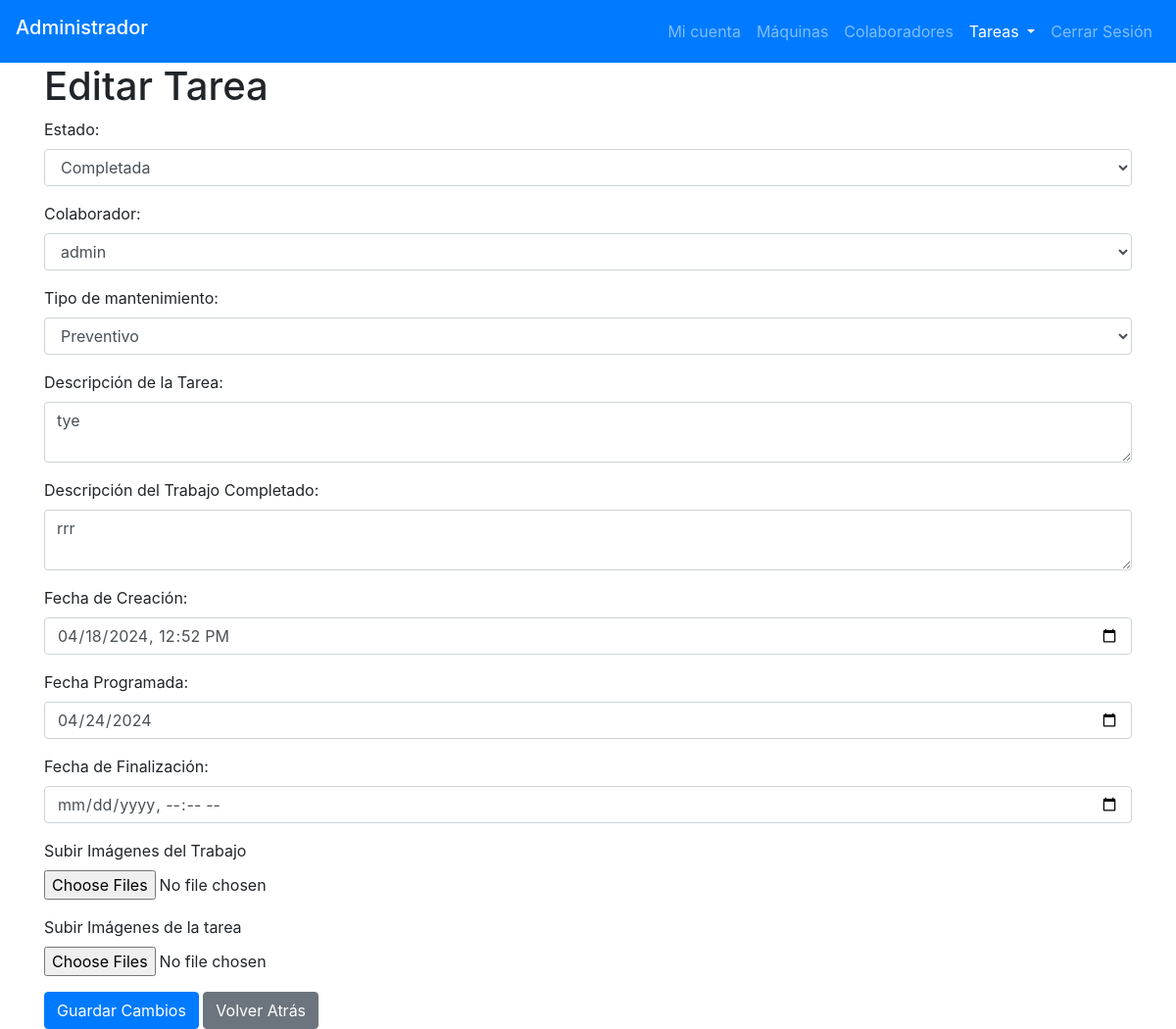
The app's page /page_plastInnova/admin/admin_edit_task.php?id-task=4 (signed in), older data.
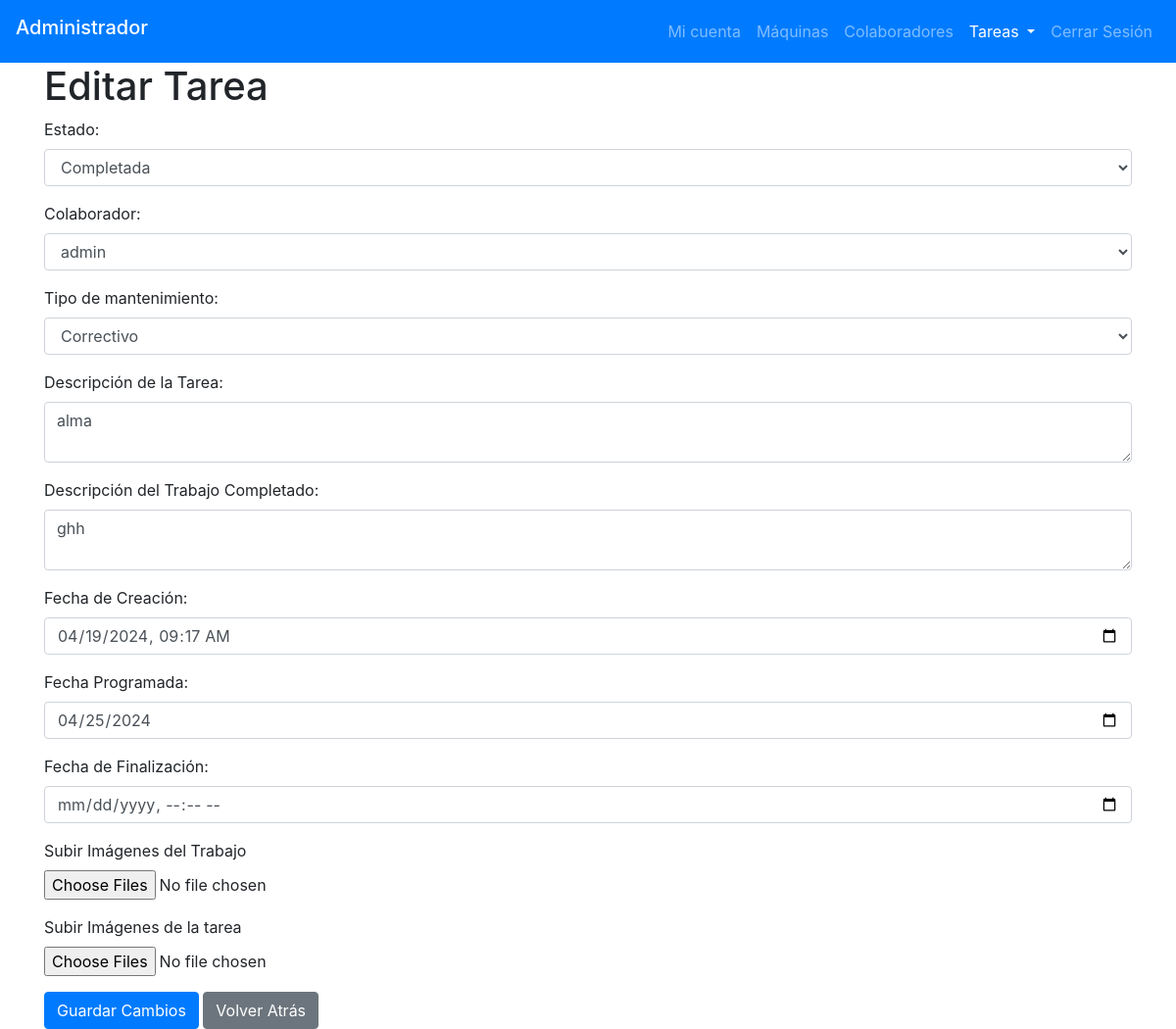
The same page, newer data.
### tables this page shows
CREATE TABLE `tasks` (
  `id` int(20) NOT NULL,
  `state` varchar(10) NOT NULL,
  `priority` varchar(10) NOT NULL,
  `id_area` varchar(20) NOT NULL,
  `id_machine` int(11) NOT NULL,
  `id_collaborator` int(11) NOT NULL,
  `creation_task` datetime NOT NULL,
  `date_task` date DEFAULT NULL,
  `finalization_task` datetime DEFAULT NULL,
  `maintenance_type` varchar(20) DEFAULT NULL,
  `description_task` text NOT NULL,
  `job_description` text NOT NULL,
  `result_task` varchar(20) DEFAULT NULL,
  `images_job` varchar(60) NOT NULL,
  `images_task` varchar(60) NOT NULL
);

### htdocs/page_plastInnova/admin/admin_edit_task.php (the view, shortened to what the changed rows need)
<?php
    include("../php/connect.php");
    $task_id = $_GET['id-task'];
    $query1 = "SELECT * FROM tasks WHERE id='$task_id'";
    $result1 = $conn->query($query1);
    $row1_edit_page = $result1->fetch_assoc();
    $state = $row1_edit_page['state'];
    $maintenance_type = $row1_edit_page['maintenance_type'];
    $description_task = $row1_edit_page['description_task'];
    $job_description = $row1_edit_page['job_description'];
    $creation_task = $row1_edit_page['creation_task'];
    $date_task = $row1_edit_page['date_task'];
?>
<!DOCTYPE html>
<html lang="es">
<head>
    <link rel="stylesheet" href="https://cdn.jsdelivr.net/npm/bootstrap@4.5.3/dist/css/bootstrap.min.css">
</head>
<body>
    <header>
        <nav class="navbar navbar-expand-lg navbar-dark bg-primary">
                <h2 class="navbar-brand">Administrador</h2>
            </nav>
    </header>
    <section class="container">
        <h1>Editar Tarea</h1>
        <form method="post" action="../php/edit_task.php" enctype="multipart/form-data">
            <section class="form-group">
                <label for="state">Estado:</label>
                <select class="form-control" id="state" name="state">
                    <option value="completed" <?php if($state == 'completed') echo 'selected'; ?>>Completada</option>
                </select>
            </section>
            <section class="form-group">
                <label for="maintenance_type">Tipo de mantenimiento:</label>
                <select class="form-control" id="maintenance_type" name="maintenance_type">
                    <option value="preventive" <?php if($maintenance_type == 'preventive') echo 'selected'; ?>>Preventivo</option>
                    <option value="corrective" <?php if($maintenance_type == 'corrective') echo 'selected'; ?>>Correctivo</option>
                </select>
            </section>
            <section class="form-group">
                <label for="description_task">Descripción de la Tarea:</label>
                <textarea class="form-control" id="description_task" name="description_task"><?php echo $description_task; ?></textarea>
            </section>
            <section class="form-group">
                <label for="job_description">Descripción del Trabajo Completado:</label>
                <textarea class="form-control" id="job_description" name="job_description"><?php echo $job_description; ?></textarea>
            </section>
            <section class="form-group">
                <label for="creation_task">Fecha de Creación:</label>
                <input type="datetime-local" class="form-control" id="creation_task" name="creation_task" value="<?php echo date('Y-m-d\TH:i', strtotime($creation_task)); ?>">
            </section>
            <section class="form-group">
                <label for="date_task">Fecha Programada:</label>
                <input type="date" class="form-control" id="date_task" name="date_task" value="<?php echo date('Y-m-d', strtotime($date_task)); ?>">
            </section>
        </form>
    </section>
</body>
</html>

Row changes from the older to the newer data that the page shows:
changed tasks "Completada": maintenance_type (not shown) → "Correctivo"; description_task "tye" → "alma"; job_description "rrr" → "ghh"; creation_task "04/18/2024 12:52" → "04/19/2024 09:17"; date_task "04/24/2024" → "04/25/2024"
Text that changed along with them:
form field maintenance_type: "Preventivo" → (not shown)
